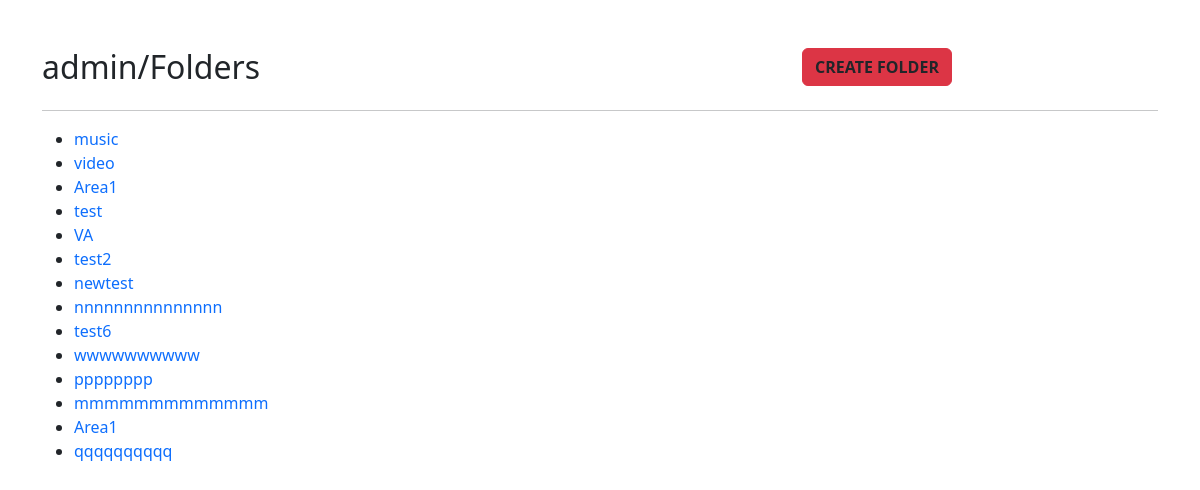
Before: /folders (signed in) with the older database file.
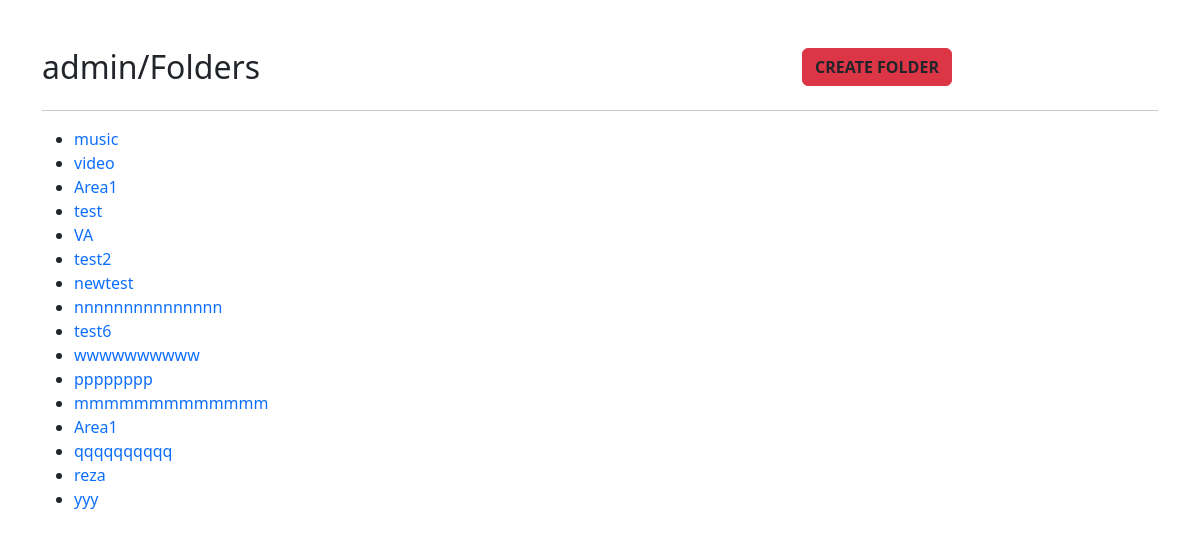
After: the same page with the newer database file.
### FileApp/models.py (models this page shows, shortened)
class Folder(models.Model):
    name = models.CharField(max_length=100)
    user = models.ForeignKey(User, on_delete=models.CASCADE)

### FileApp/views.py (the view)
# urls.py: path('folders',Folders, name='folders'),
@login_required
def Folders(request):
    user = request.user
    Folders = Folder.objects.filter(user=user)
    return render(request,"FileApp/Folders.html", {"Folders": Folders })

### File_Managment/templates/FileApp/Folders.html (shortened to what this page needs)
<!DOCTYPE html>
<html lang="en">
<head>
    {% load static %}
    <link rel="stylesheet" href="{% static 'css/bootstrap.min.css' %}">
    <link rel="stylesheet" href="{% static 'css/bootstrap.rtl.min.css' %}">
    <link rel="stylesheet" href="{% static 'css/style.css' %}">
</head>
<body class="container">
    <div class="row">
        <div class="col-8 mt-5 fw-bold">
            <h2>{{user.username}}/Folders</h2>
        </div>
        <div class="col-4 mt-5">
            <button class="btn btn-danger fw-bold align-bottom"><a class="text-dark" href="{% url 'creatfolder' %}">CREATE FOLDER</a></button>
        </div>
    </div>
    <hr>
    <ul>
        {% for Folder in Folders %}
        <li>
            <a href="{% url 'file' Folder.id %}">
                {{ Folder.name }}
            </a>
        </li>
        {% endfor %}
    </ul>
</body>
</html>

### static/css/style.css (style rules this page uses)
a { text-decoration: none; }

Changed rows visible on the page:
added Folder: name "reza"
added Folder: name "yyy"
